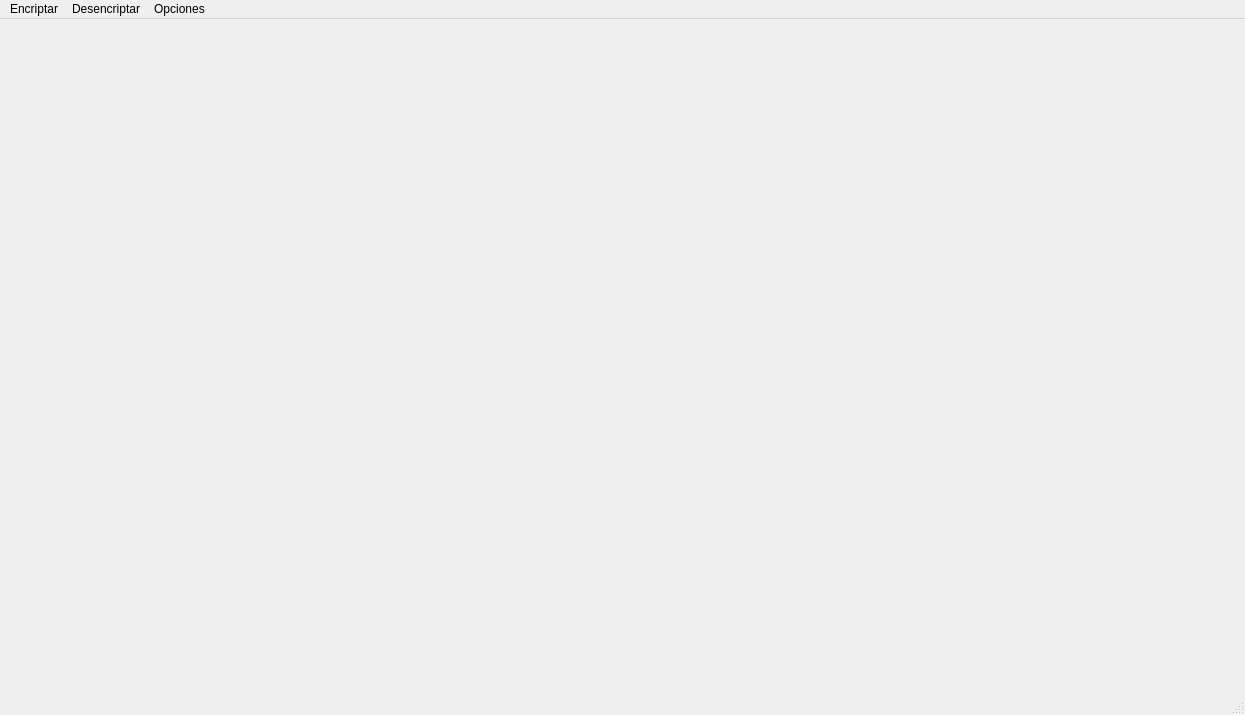
<?xml version="1.0" encoding="UTF-8"?>
<ui version="4.0">
 <class>FrmMenu</class>
 <widget class="QMainWindow" name="FrmMenu">
  <property name="geometry">
   <rect>
    <x>0</x>
    <y>0</y>
    <width>1245</width>
    <height>715</height>
   </rect>
  </property>
  <property name="windowTitle">
   <string>Sistema de Encriptación de Datos</string>
  </property>
  <property name="windowIcon">
   <iconset>
    <normaloff>key.png</normaloff>key.png</iconset>
  </property>
  <widget class="QWidget" name="centralwidget"/>
  <widget class="QMenuBar" name="menubar">
   <property name="geometry">
    <rect>
     <x>0</x>
     <y>0</y>
     <width>1245</width>
     <height>21</height>
    </rect>
   </property>
   <widget class="QMenu" name="menuEncriptar">
    <property name="title">
     <string>Encriptar</string>
    </property>
   </widget>
   <widget class="QMenu" name="menuDesencriptar">
    <property name="title">
     <string>Desencriptar</string>
    </property>
   </widget>
   <widget class="QMenu" name="menuOpciones">
    <property name="title">
     <string>Opciones</string>
    </property>
   </widget>
   <addaction name="menuEncriptar"/>
   <addaction name="menuDesencriptar"/>
   <addaction name="menuOpciones"/>
  </widget>
  <widget class="QStatusBar" name="statusbar"/>
  <action name="actionAyuda">
   <property name="text">
    <string>Ayuda</string>
   </property>
  </action>
  <action name="actionSalir">
   <property name="text">
    <string>Salir</string>
   </property>
  </action>
  <action name="actionDesencriptar_Archivo">
   <property name="text">
    <string>Desencriptar Archivo</string>
   </property>
  </action>
  <action name="actionEncriptar_Archivo">
   <property name="text">
    <string>Encriptar Archivo</string>
   </property>
  </action>
 </widget>
 <resources/>
 <connections/>
</ui>
